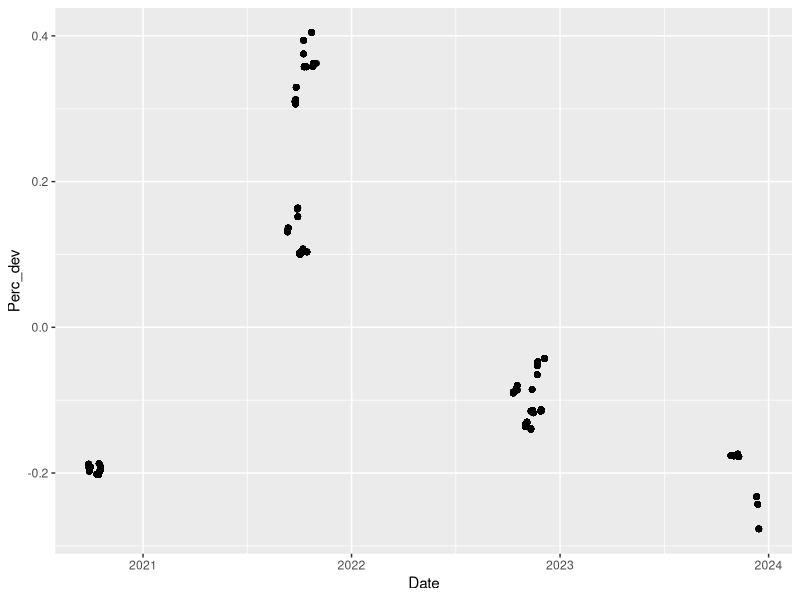
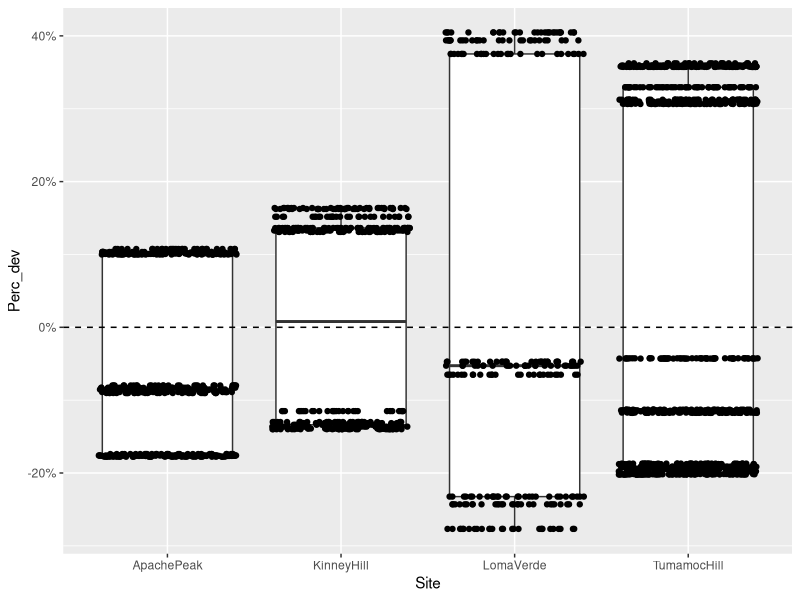
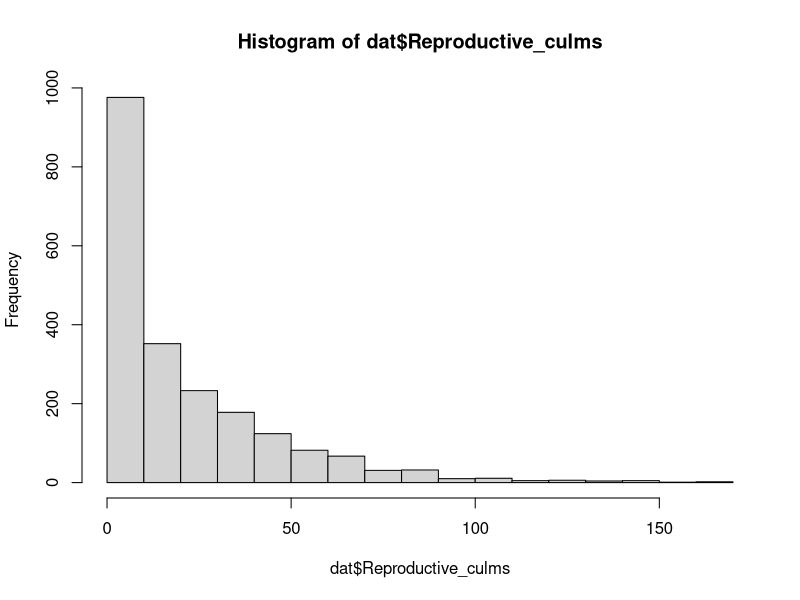
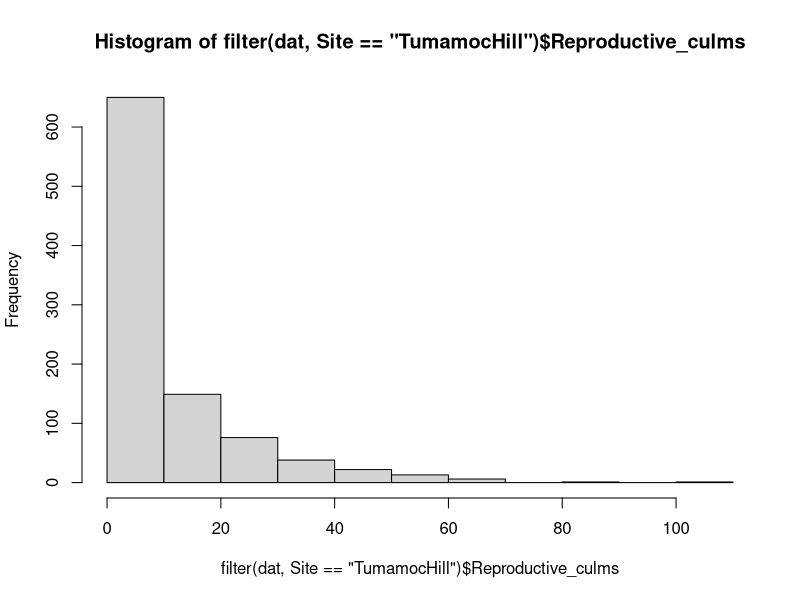
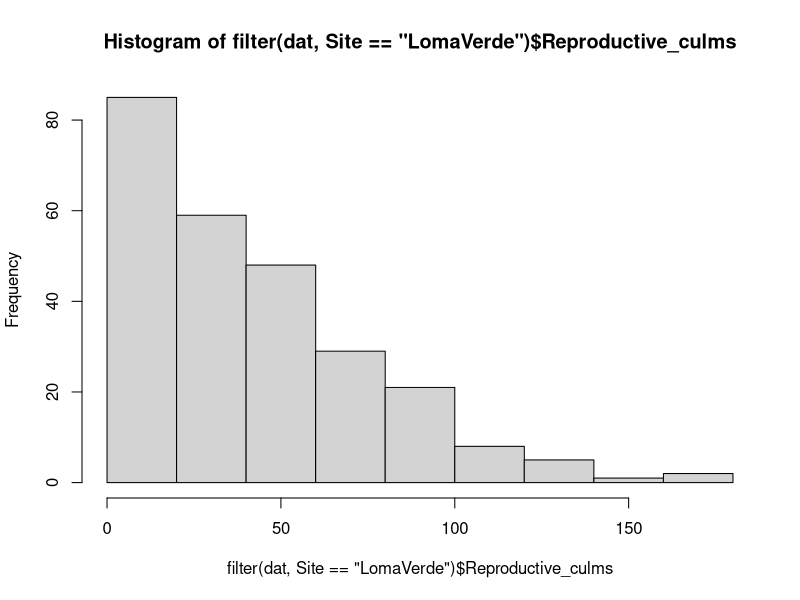
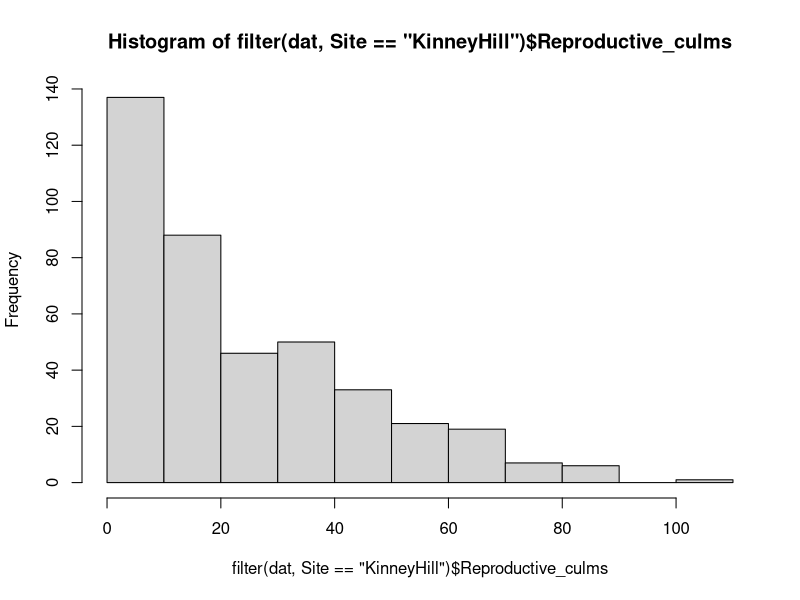
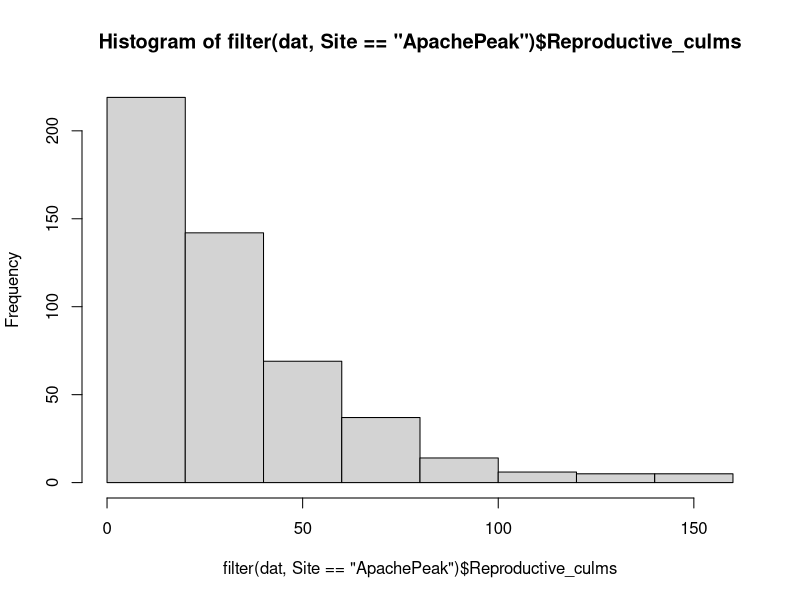
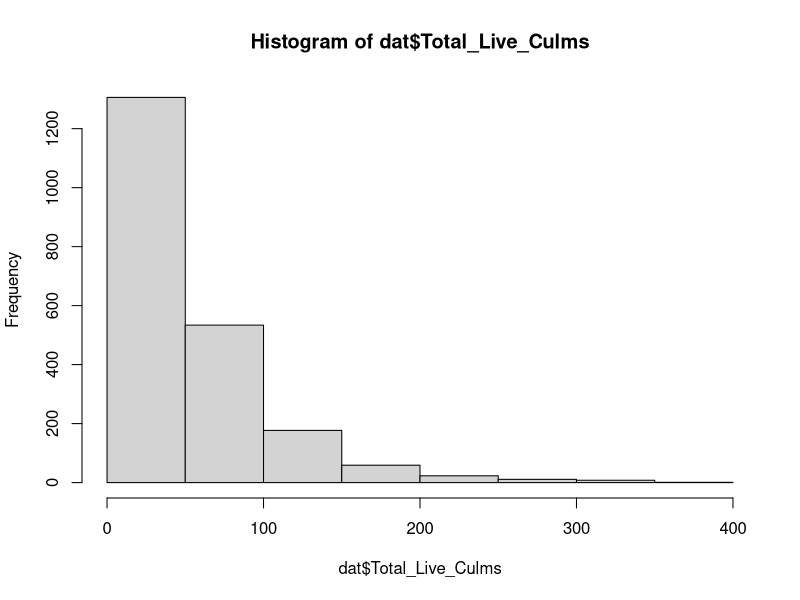

The R source for these figures, in order:
# Created: 2024-09-23
# Updated: 2024-09-23

# Purpose: Examine distributions.

library(readxl)
library(tidyverse)
library(GGally)

# Load data ---------------------------------------------------------------

culms.raw <- read_xlsx("data/raw/2024-09_LO_Buffelgrass-culm-demography_master.xlsx", sheet = "Demography")
monitor.prism <- read_csv("data/cleaned/02_monitoring-info-with-PRISM-data_clean.csv")

# Data wrangling ----------------------------------------------------------

dat <- culms.raw |> 
  left_join(monitor.prism)

# Check for NAs
apply(dat, 2, anyNA)

# Separate NA culm counts
na.culm <- dat |> 
  filter(is.na(Vegetative_culms))

# Remove NA culm count - plants could not be located and weren't sampled
dat <- dat |> 
  filter(!is.na(Vegetative_culms))

# Add Perc_dev, Perc_dev_abs, and Deviation_mm cols
dat <- dat |> 
  mutate(Perc_dev = (Prev_year_precip - MAP) / MAP,
         Deviation_mm = Prev_year_precip - MAP) |> 
  mutate(Perc_dev_abs = abs(Perc_dev))

# Change year cols to character
dat <- dat |> 
  mutate(Year = as.character(Year),
         StudyYear = as.character(StudyYear))

# Separate out continuous explanatory variables
exp.cont <- dat |> 
  select(PlotSlope, Elevation_ft, Prev_year_precip, MAT, MAP, Perc_dev, Deviation_mm)

# Separate out response variables
res.cont <- dat |> 
  select(BGCover, BGDensity, ShrubCover, ForbCover, NGCover, Vegetative_culms, Reproductive_culms, Total_Live_Culms,
         Longestleaflength_cm)




# Precipitation variability -----------------------------------------------

summary(dat$Perc_dev) # ranges from -28% to +40%

dat |> 
  ggplot(aes(x = Date, y = Perc_dev)) +
  geom_point()

dat |> 
  ggplot(aes(x = Site, y = Perc_dev)) +
  geom_boxplot() +
  geom_jitter() +
  scale_y_continuous(labels = scales::percent) +
  geom_hline(yintercept = 0, linetype = "dashed")


# Response variable: Culm count -------------------------------------------

## Histogram --------------------------------------------------------------

# All, Reproductive
hist(dat$Reproductive_culms)

# By site, Reproductive
hist(filter(dat, Site == "TumamocHill")$Reproductive_culms)
hist(filter(dat, Site == "LomaVerde")$Reproductive_culms)
hist(filter(dat, Site == "KinneyHill")$Reproductive_culms)
hist(filter(dat, Site == "ApachePeak")$Reproductive_culms)

# All, Total
hist(dat$Total_Live_Culms)

# All, Vegetative
hist(dat$Vegetative_culms)


## Boxplot ----------------------------------------------------------------

# All, by site
#   Reproductive
dat |> 
  ggplot(aes(x = Site, y = Reproductive_culms)) +
  geom_boxplot()

#   Total
dat |> 
  ggplot(aes(x = Site, y = Total_Live_Culms)) +
  geom_boxplot()

#   Vegetative
dat |> 
  ggplot(aes(x = Site, y = Vegetative_culms)) +
  geom_boxplot()


# By aspect
dat |> 
  ggplot(aes(x = Aspect, y = Reproductive_culms)) +
  geom_boxplot()


## Pair plot --------------------------------------------------------------

# Reproductive & vegetative culms
dat |>
  ggplot(aes(x = Vegetative_culms, y = Reproductive_culms)) +
  geom_point()


# Response variable: Density & cover --------------------------------------

# Pair plot
res.cont |> 
  select(-Longestleaflength_cm, -Vegetative_culms, -Reproductive_culms, -Total_Live_Culms) |> 
  ggpairs()

# BG Cover
hist(dat$BGCover)
dat |> 
  ggplot(aes(x = Site, y = BGCover)) +
  geom_boxplot()

# BG Density
hist(dat$BGDensity)
dat |> 
  ggplot(aes(x = Site, y = BGDensity)) +
  geom_boxplot()

# Shrub cover
hist(dat$ShrubCover)
dat |> 
  ggplot(aes(x = Site, y = ShrubCover)) +
  geom_boxplot()

# Forb cover
hist(dat$ForbCover)
dat |> 
  ggplot(aes(x = Site, y = ForbCover)) +
  geom_boxplot()

# Native grass cover
hist(dat$NGCover)
dat |> 
  ggplot(aes(x = Site, y = NGCover)) +
  geom_boxplot()

# Longest leaf
hist(dat$Longestleaflength_cm)
dat |> 
  filter(!is.na(Longestleaflength_cm)) |> 
  ggplot(aes(x = Site, y = Longestleaflength_cm)) + 
  geom_boxplot()



# Continuous explanatory variables ----------------------------------------

# Pair plot
dat |> 
  select(PlotSlope, Elevation_ft, Prev_year_precip, MAT, MAP, Perc_dev, Deviation_mm) |> 
  distinct(.keep_all = TRUE) |> 
  ggpairs()



# Write out data to csv ---------------------------------------------------

write_csv(dat,
          file = "data/cleaned/04_demography-data_clean.csv")
